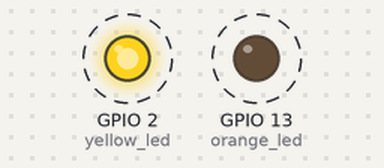
Bench run of a program on a simulated ESP32 board running MicroPython. Shown: output pins drawn as LEDs (lit = HIGH). Wiring (from the project's diagram.json): switch on GPIO 0, yellow LED on GPIO 2, green LED on GPIO 4, blue LED on GPIO 12, orange LED on GPIO 13, blue LED on GPIO 14, green button on GPIO 17, blue LED on GPIO 25, blue LED on GPIO 26, blue LED on GPIO 27, blue LED on GPIO 33, blue button on GPIO 34, blue button on GPIO 35. Dashed ring = blinking. What the program prints to the serial console is not drawn.

Above: at 0.2 s.
Timing chart, 0 to 3.0 s (numbered marks = the images above):
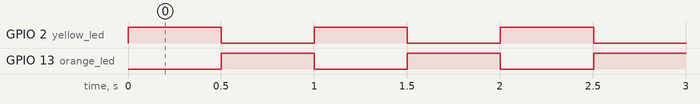

The program:

10_status_leds_basic.py
```python
"""Diagnostic 10/13 — Orange and yellow status LEDs, basic wiring check.

Isolates the two LEDs main.py drives as activity indicators rather than a
fixed blink pattern: bus_idle_led (orange, GPIO 13, ON when the I2C/SPI
bus is idle, OFF while a display write is in flight -- an inverted
"busy" reading) and scheduler_idle_led (yellow, GPIO 2, scheduler
throughput, not a literal idle/priority signal -- see main.py's
scheduler_idle_task() docstring). See diagnostics/README.md for how to run
this on wokwi.com.

This test only confirms the GPIO/resistor/LED wiring itself by
alternating both LEDs on a fixed timer -- it does not exercise the real
busy/idle logic in main.py, which needs the I2C/SPI bus and the
scheduler running to mean anything.

GPIO 2 is a boot-strapping pin; that only matters at reset, before this
script (or any MicroPython script) runs, and only if something forces an
external level on it during boot. This LED only ever sinks current to
GND through its resistor once GPIO 2 is already configured as an output,
so it does not interfere with boot.

Expected: the two LEDs alternate -- orange (GPIO13) ON while yellow
(GPIO2) is OFF, then the reverse -- every 500 ms, continuously.
"""

from machine import Pin
from time import sleep_ms

BLINK_INTERVAL_MS = 500
ORANGE_LED_PIN = 13
YELLOW_LED_PIN = 2

orange_led = Pin(ORANGE_LED_PIN, Pin.OUT, value=1)
yellow_led = Pin(YELLOW_LED_PIN, Pin.OUT, value=0)

print("Status-LED test started (orange=GPIO13, yellow=GPIO2)")

while True:
    orange_led.value(not orange_led.value())
    yellow_led.value(not yellow_led.value())
    print(
        "orange(GPIO13):", "ON" if orange_led.value() else "OFF",
        "| yellow(GPIO2):", "ON" if yellow_led.value() else "OFF",
    )
    sleep_ms(BLINK_INTERVAL_MS)
```

Measured:
- by itself, GPIO 2 (yellow_led), GPIO 13 (orange_led): alternates HIGH for 0.50 s and LOW for 0.50 s
